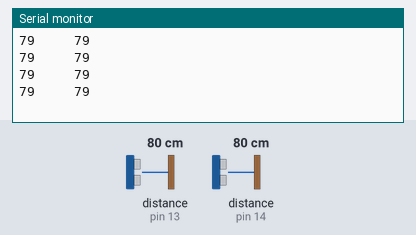
Recording of a sketch running on a simulated Arduino Uno, built with avr-gcc and run on an emulated ATmega328P. Shown: the last lines printed to the serial monitor. Wiring (inferred from the names in the program): 2 × ultrasonic range finder: trigger pin 2, echo pin 13 / trigger pin 12, echo pin 14. The test bench sets the inputs (shaded band); at power-on: distance to the obstacle (sensors on pin 13, pin 14) 80 cm. The echo pulse lasts 58.3 µs per cm.

Above: at 1.2 s.
1.3 s: distance to the obstacle (sensor on pin 13) set to 2 cm
At 1.31 s:
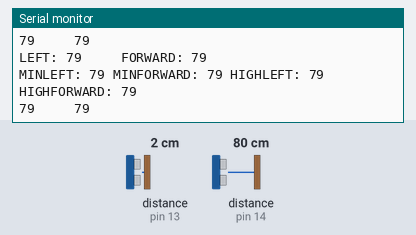
4.3 s: distance to the obstacle (sensor on pin 14) set to 2 cm
At 4.56 s:
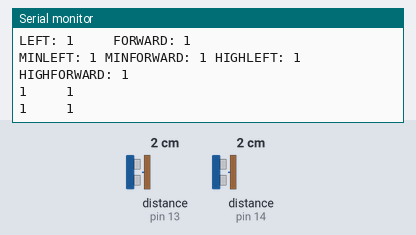
7.3 s: distance to the obstacle (sensor on pin 13) set to 18 cm
At 7.61 s:
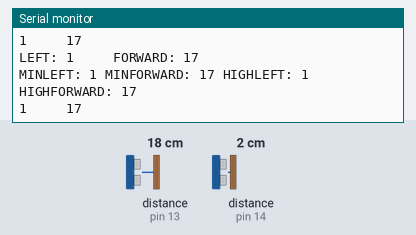
10.3 s: distance to the obstacle (sensor on pin 14) set to 18 cm
At 10.45 s:
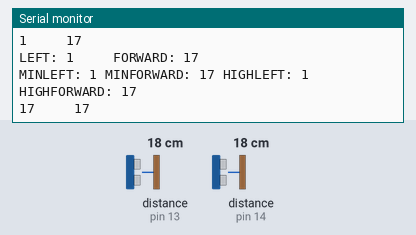
13.3 s: distance to the obstacle (sensor on pin 13) set to 120 cm
At 13.46 s:
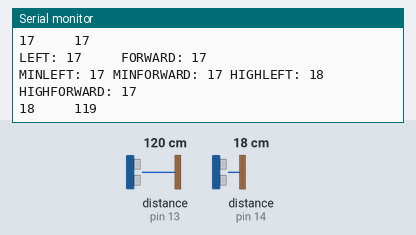
16.3 s: distance to the obstacle (sensor on pin 14) set to 120 cm
At 16.66 s:
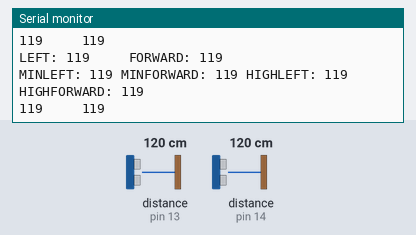
Timing chart, 0 to 19.3 s (numbered marks = the images above; inputs shaded):
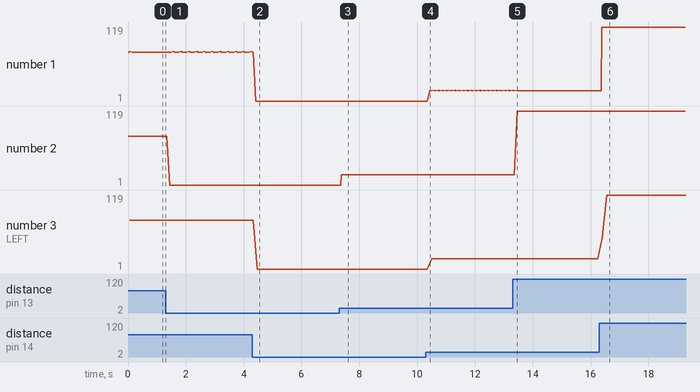

Measured:
- after the input at 4.3 s, the serial monitor: prints a new line after 0.12 s (image 2)
- after the input at 7.3 s, the serial monitor: prints a new line after 0.08 s (image 3)
- after the input at 10.3 s, the serial monitor: prints a new line after 0.14 s (image 4)
- after the input at 13.3 s, the serial monitor: prints a new line after 0.16 s (image 5)
- after the input at 16.3 s, the serial monitor: prints a new line after 0.08 s (image 6)
- plotted number 2: 79 → 1 after the input at 1.3 s, 1 → 17 after the input at 7.3 s, 17 → 119 after the input at 13.3 s

The sketch:

testing_sensor.ino
```cpp
#define TriggerL 12
#define EchoL 14
#define TriggerF 2
#define EchoF 13

int DistanceL, DistanceF;
int MinstaL, MinstaF, HogstaL, HogstaF, AllDistanceL, AllDistanceF;

void setup() {
  Serial.begin(9600);
  pinMode(TriggerL, OUTPUT), pinMode(EchoL, INPUT);
  pinMode(TriggerF, OUTPUT), pinMode(EchoF, INPUT);
}

void loop() {
      MinstaL = 9999;
      MinstaF = 9999;
      HogstaL = 0;
      HogstaF = 0;
      AllDistanceL = 0;
      AllDistanceF = 0;
      for(int i = 0; i < 5; i++){

  long DurationL;
  digitalWrite(TriggerL, LOW);
  delayMicroseconds(2);
  digitalWrite(TriggerL, HIGH);
  delayMicroseconds(10);
  digitalWrite(TriggerL, LOW);
  DurationL = pulseIn(EchoL, HIGH);
  DistanceL = (DurationL / 2) / 29.1;
  long DurationF;
  digitalWrite(TriggerF, LOW);
  delayMicroseconds(2);
  digitalWrite(TriggerF, HIGH);
  delayMicroseconds(10);
  digitalWrite(TriggerF, LOW);
  DurationF = pulseIn(EchoF, HIGH);
  DistanceF = (DurationF / 2) / 29.1;

        Serial.println(DistanceL + String("     ") + DistanceF);
        AllDistanceL += DistanceL;
        AllDistanceF += DistanceF;
        if(DistanceL < MinstaL){
          MinstaL = DistanceL;
        }
        if (DistanceL > HogstaL){
          HogstaL = DistanceL;
        }
        if(DistanceF < MinstaF){
          MinstaF = DistanceF;
        }
        if (DistanceF > HogstaF){
          HogstaF = DistanceF;
        }
      }
      AllDistanceL -= (MinstaL + HogstaL);
      AllDistanceF -= (MinstaF + HogstaF);
      DistanceL = AllDistanceL / 3;
      DistanceF = AllDistanceF / 3;

      Serial.println(String("LEFT: ") + DistanceL + String("     FORWARD: ") + DistanceF);
      Serial.println(String("MINLEFT: ") + MinstaL + String(" MINFORWARD: ") + MinstaF + String(" HIGHLEFT: ") + HogstaL + String(" HIGHFORWARD: ") + HogstaF);
}
```
